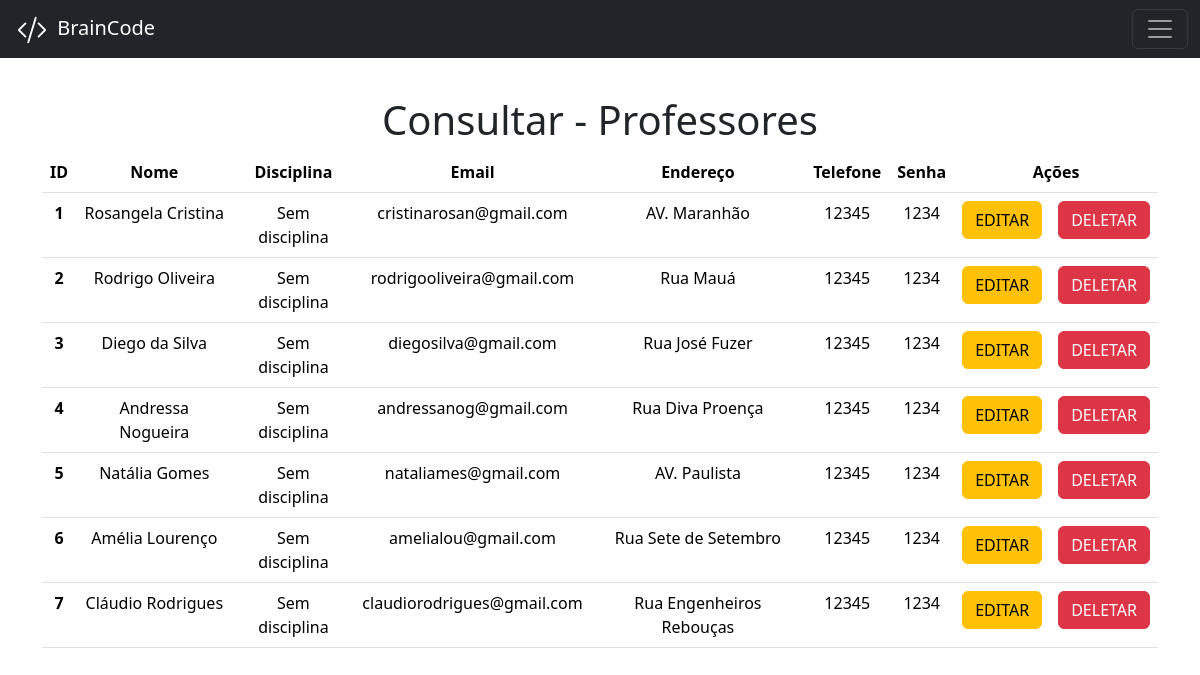
The app's page /consultar_professores.php (signed in), older data.
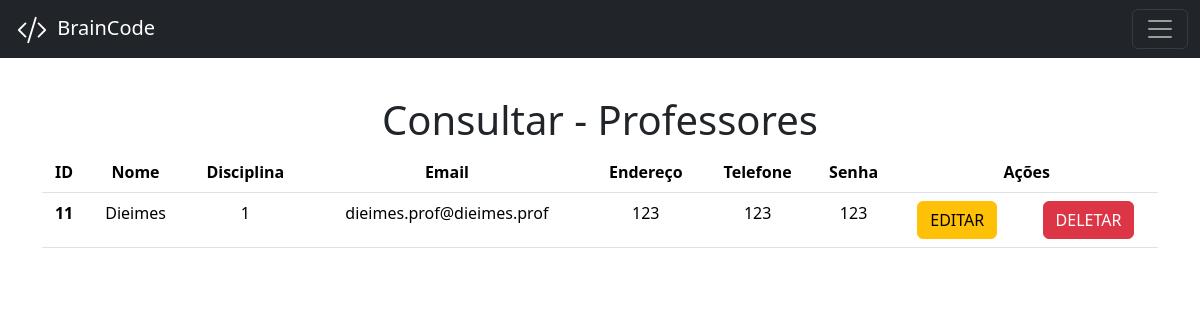
The same page, newer data.
### tables this page shows
CREATE TABLE `pi_2024_braincode_professor` (
  `id` int(11) NOT NULL,
  `nome_prof` varchar(300) NOT NULL,
  `disciplina` int(11) NOT NULL,
  `email` varchar(300) NOT NULL,
  `endereco` varchar(300) NOT NULL,
  `telefone` varchar(300) NOT NULL,
  `senha` varchar(300) NOT NULL
);

### consultar_professores.php (the view, shortened to what this page needs)
<?php
    include("adm/conexao.php");
    $sql_consultar_aluno = "SELECT * FROM pi_2024_braincode_professor";
    $resultado = $mysqli->query($sql_consultar_aluno);
?>
<!DOCTYPE html>
<html lang="pt-br">
<head>
    <link href="https://cdn.jsdelivr.net/npm/bootstrap@5.3.2/dist/css/bootstrap.min.css" rel="stylesheet">
</head>
<body>
    <?php include("menu.php");  ?>
    <div class="container text-center">
        <br>
        <br>
        <br>
        <br>
        <h1>Consultar - Professores</h1>
        <div class="table-responsive">
        <table class="table">
            <thead>
                <tr>
                    <th scope="col">ID</th>
                    <th scope="col">Nome</th>
                    <th scope="col">Disciplina</th>
                    <th scope="col">Email</th>
                    <th scope="col">Endereço</th>
                    <th scope="col">Telefone</th>
                    <th scope="col">Senha</th>
                    <th scope="col" colspan="2">Ações</th>
                </tr>
            </thead>
            <tbody>
                <?php
                    while ($linha = $resultado->fetch_assoc()) {
                ?>
                    <tr>
                        <th scope="row"><?php echo $linha['id']; ?></th>
                        <td><?php echo $linha['nome_prof']; ?></td>
                        <td><?php echo $linha['disciplina']; ?></td>
                        <td><?php echo $linha['email']; ?></td>
                        <td><?php echo $linha['endereco']; ?></td>
                        <td><?php echo $linha['telefone']; ?></td>
                        <td><?php echo $linha['senha']; ?></td>
                        <td>
                            <a class="btn btn-warning" href="editar_prof.php?id_prof=<?php echo $linha['id'];?>">EDITAR</a>
                        </td>
                        <td>
                            <a class="btn btn-danger" href="deletar_prof.php?id_prof=<?php echo $linha['id'];?>">DELETAR</a>
                        </td>
                    </tr>
                <?php
                    }
                ?>
            </tbody>
        </table>
        </div>
    </div>
</body>
</html>

### menu.php (shortened to what this page needs)
<nav class="navbar navbar-dark bg-dark fixed-top">
    <div class="container-fluid">
        <a class="navbar-brand" href="index.php">
            BrainCode
        </a>
        <button class="navbar-toggler" type="button" data-bs-toggle="offcanvas" data-bs-target="#offcanvasDarkNavbar"
            aria-controls="offcanvasDarkNavbar" aria-label="Toggle navigation">
            <span class="navbar-toggler-icon"></span>
        </button>
    </div>
</nav>

Row changes from the older to the newer data that the page shows:
removed pi_2024_braincode_professor: id "1", nome_prof "Rosangela Cristina", disciplina "Sem disciplina", email "cristinarosan@gmail.com", endereco "AV. Maranhão", telefone "12345", senha "1234"
removed pi_2024_braincode_professor: id "2", nome_prof "Rodrigo Oliveira", disciplina "Sem disciplina", email "rodrigooliveira@gmail.com", endereco "Rua Mauá", telefone "12345", senha "1234"
removed pi_2024_braincode_professor: id "3", nome_prof "Diego da Silva", disciplina "Sem disciplina", email "diegosilva@gmail.com", endereco "Rua José Fuzer", telefone "12345", senha "1234"
removed pi_2024_braincode_professor: id "4", nome_prof "Andressa Nogueira", disciplina "Sem disciplina", email "andressanog@gmail.com", endereco "Rua Diva Proença", telefone "12345", senha "1234"
removed pi_2024_braincode_professor: id "5", nome_prof "Natália Gomes", disciplina "Sem disciplina", email "nataliames@gmail.com", endereco "AV. Paulista", telefone "12345", senha "1234"
removed pi_2024_braincode_professor: id "6", nome_prof "Amélia Lourenço", disciplina "Sem disciplina", email "amelialou@gmail.com", endereco "Rua Sete de Setembro", telefone "12345", senha "1234"
removed pi_2024_braincode_professor: id "7", nome_prof "Cláudio Rodrigues", disciplina "Sem disciplina", email "claudiorodrigues@gmail.com", endereco "Rua Engenheiros Rebouças", telefone "12345", senha "1234"
added pi_2024_braincode_professor: id "11", nome_prof "Dieimes", disciplina "1", email "dieimes.prof@dieimes.prof", endereco "123", telefone "123", senha "123"
